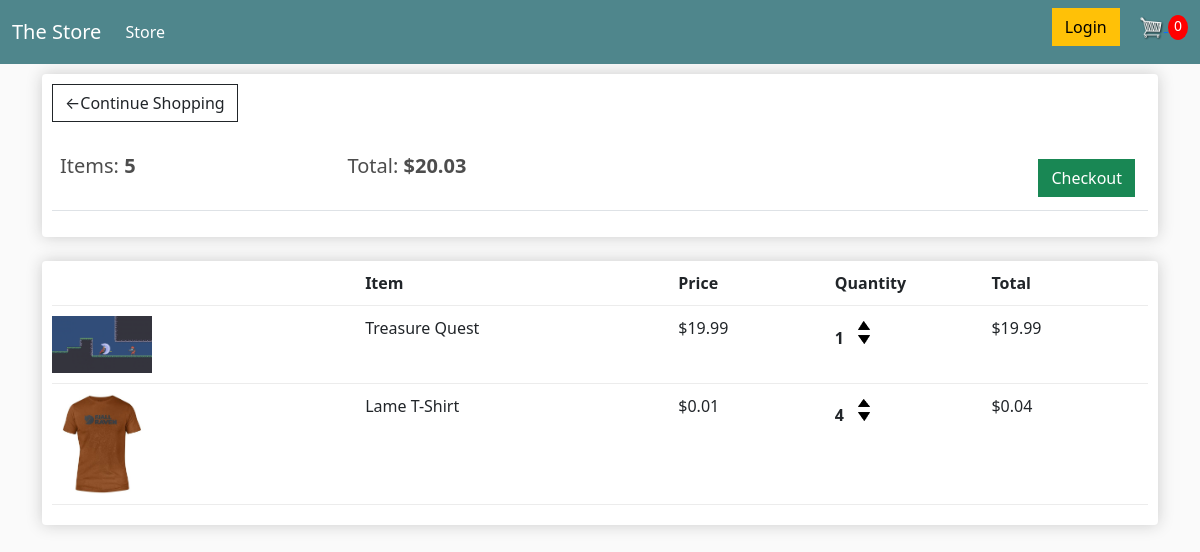
The app's page /cart/ (signed in), older data.
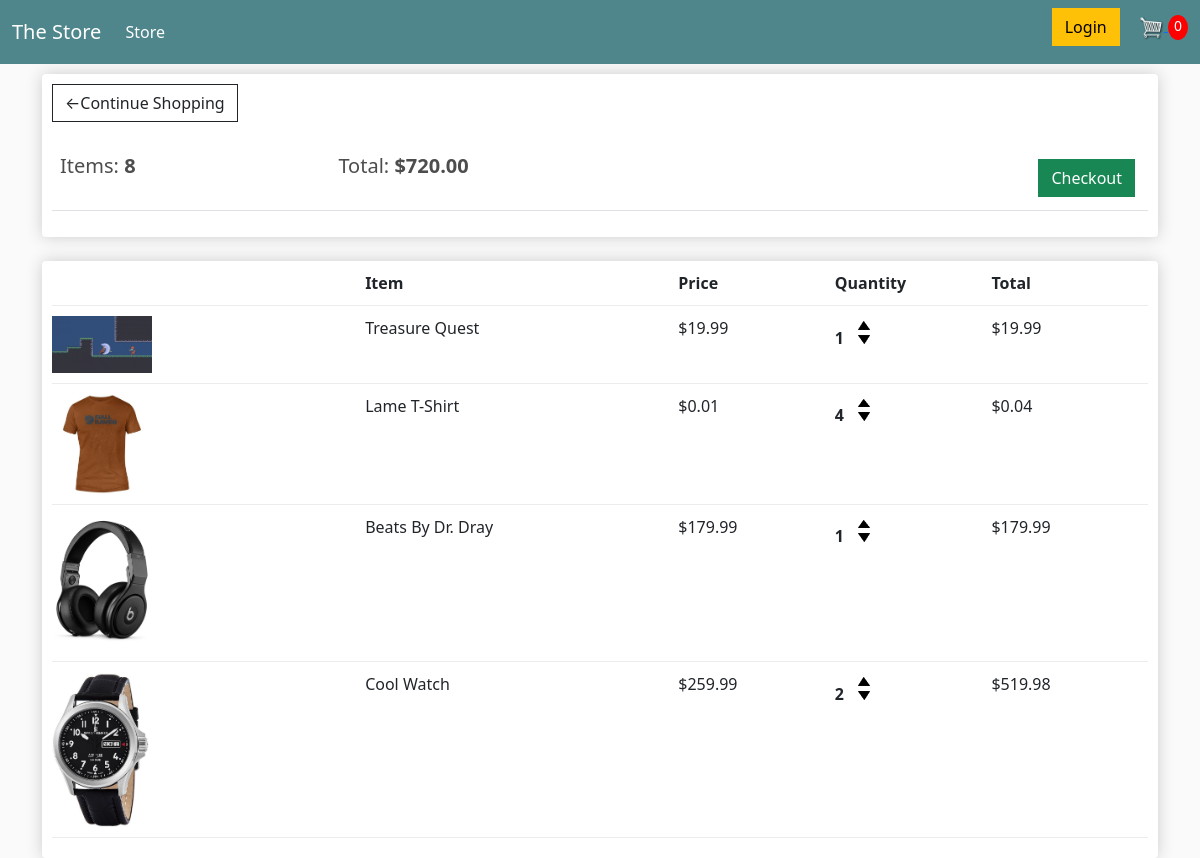
The same page, newer data.
### store/models.py (models this page shows, shortened)
class Order(models.Model):
    customer = models.ForeignKey(Customer, on_delete=models.SET_NULL, blank=True, null=True)
    date_ordered = models.DateTimeField(auto_now_add=True)
    complete = models.BooleanField(default=False, null=True, blank=False)
    transaction_id = models.CharField(max_length=200, null=True)
    @property
    def get_cart_total(self):
        orderItems = self.orderitem_set.all()
        total = sum ([item.get_total for item in orderItems])
        return total
    @property
    def get_total_items(self):
        orderitems = self.orderitem_set.all()
        total = sum([item.quantity for item in orderitems])
        return total

class OrderItem(models.Model):
    product = models.ForeignKey(Product, on_delete=models.SET_NULL, blank=True, null=True)
    order = models.ForeignKey(Order, on_delete=models.SET_NULL, blank=True, null=True)
    quantity = models.IntegerField(default=0, null=True, blank=True)
    date_added = models.DateTimeField(auto_now_add=True)
    @property
    def get_total(self):
        total = self.product.price * self.quantity
        return total

class Product(models.Model):
    name = models.CharField(max_length=200, null=True)
    price = models.FloatField()
    image = models.ImageField(null=True, blank=True)
    digital = models.BooleanField(default=False, null=True, blank=False)

### store/views.py (the view)
# urls.py: path('cart/', views.cart, name='cart'),
def cart(request):
    if request.user.is_authenticated:
        customer = request.user.customer
        order, created = Order.objects.get_or_create(
            customer=customer, complete=False)
        items = order.orderitem_set.all()
    else:
        order = {'get_cart_total': 0, 'get_cart_items': 0}
        items = []
    context = {'items': items, 'order': order}
    return render(request, 'store/cart.html', context)

### store/templates/store/cart.html
{% extends 'store/base.html' %}
{% load static %}
{% block content %}
<div class="row">
    <div class="col-lg-12">
        <div class="box-element">
            <a href="{%url 'store'%}" class="btn btn-outline-dark">&#x2190;Continue Shopping</a>
        <br>
        <br>
        <table class="table">
            <tr>
                <th><h5>Items: <strong>{{order.get_total_items}}</strong></h5></th>
                <th><h5>Total: <strong>${{order.get_cart_total|floatformat:2}}</strong></h5></th>
                <th>
                    <a style="float:right;margin:5px;" class="btn btn-success" href="{%url 'checkout'%}">Checkout</a>
                </th>
            </tr>
        </table>
        </div>
        <br>
        <div class="box-element">
            <div class="cart-row">
                <div style="flex:2;"></div>
                <div style="flex:2;"><strong>Item</strong></div>
                <div style="flex:1;"><strong>Price</strong></div>
                <div style="flex:1;"><strong>Quantity</strong></div>
                <div style="flex:1;"><strong>Total</strong></div>
            </div>
            {% for item in items %}
            <div class="cart-row">
                <div style="flex:2;"><img class="row-image" src="{{item.product.image.url}}" alt=""> </div>
                <div style="flex:2;">{{item.product.name}}</div>
                <div style="flex:1;">${{item.product.price|floatformat:2}}</div>
                <div style="flex:1;">
                    <p class="quantity">{{item.quantity}}</p>
                    <div class="quantity">
                        <img class="chg-quantity" src="{%static 'images/arrow-up.png'%}" alt="">
                        <img class="chg-quantity" src="{%static 'images/arrow-down.png'%}" alt="">
                    </div>
                </div>
                <div style="flex:1;">
                    ${{item.get_total}}
                </div>
            </div>
            {% endfor %}
        </div>
    </div>
</div>
{% endblock %}

### store/templates/store/base.html (shortened to what this page needs)
<!DOCTYPE html>
{%load static%}
<html lang="en">
<head>
    <link href="https://cdn.jsdelivr.net/npm/bootstrap@5.1.3/dist/css/bootstrap.min.css" rel="stylesheet"
>
    <link rel="stylesheet" href="{% static 'css/main.css'%}">
</head>
<body>
    <nav class="navbar navbar-expand-lg navbar-dark bg-dark">
        <div class="container-fluid">
            <a class="navbar-brand" href="{% url 'store'%}">The Store</a>
            <div class="collapse navbar-collapse" id="navbarSupportedContent">
                <ul class="navbar-nav me-auto mb-2 mb-lg-0">
                    <li class="nav-item">
                        <a class="nav-link active" aria-current="page" href="{% url 'store'%}">Store</a>
                    </li>
                </ul>
                <div class="form-inline my-2 my-lg-0">
                    <a href="#" class="btn btn-warning">Login</a>
                    <a href="{% url 'cart' %}">
                        <img id="cart-icon" src="{% static 'images/cart.png' %}">
                    </a>
                    <p id="cart-total">0</p>
                </div>
            </div>
        </div>
    </nav>
    <div class="container">
        {% block content %}
        {% endblock %}
    </div>
</body>
</html>

### static/css/main.css (style rules this page uses)
body { background-color: hsl(0, 0%, 98%); }
h1,h2,h3,h4,h5,h6 { color:hsl(0, 0%, 30%); }
.box-element { box-shadow:hsl(0, 0%, 80%) 0 0 16px; background-color: #fff; border-radius: 4px; padding: 10px; }
.bg-dark { background-color: #4f868c!important; }
#cart-icon { width:25px; display: inline-block; margin-left: 15px; }
#cart-total { display: inline-block; text-align: center; color:#fff; background-color: red; width: 20px; height: 25px; border-radius: 50%; font-size: 14px; }
.col-lg-4, .col-lg-6, .col-lg-8, .col-lg-12 { margin-top: 10px; }
.btn { border-radius: 0; }
.row-image { width: 100px; }
.cart-row { display: flex; align-items: flex-stretch; padding-bottom: 10px; margin-bottom: 10px; border-bottom: 1px solid #ececec; }
.quantity { display: inline-block; font-weight: 700; padding-right:10px; }
.chg-quantity { width: 12px; cursor: pointer; display: block; margin-top: 5px; transition:.1s; }

Row changes from the older to the newer data that the page shows:
computed for Order: get_total_items "5" → "8"; get_cart_total "20.03" → "720.00"
added OrderItem: product.image (picture), product.name "Beats By Dr. Dray", product.price "179.99", quantity "1", get_total "179.99"
added OrderItem: product.image (picture), product.name "Cool Watch", product.price "259.99", quantity "2", get_total "519.98"
